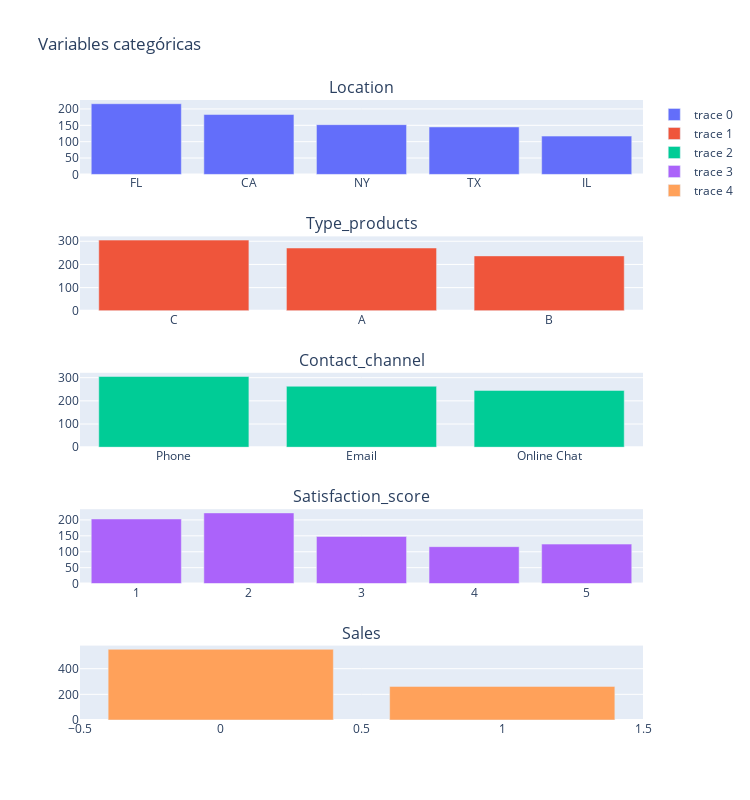

Notebook code for this chart:
### Markdown cell above
### Categorical data

### Code cell
categorical_columns = [
    'Location', 'Type_products', 'Contact_channel',
    'Satisfaction_score', 'Sales'
]
fig = make_subplots(rows=5, cols=1, subplot_titles=categorical_columns)
row, col = 1, 1
for column in categorical_columns:
    helper_funtions.dataviz_structure_categorical(column, fig, df, row, col)
    row += 1
fig.update_layout(height=800, width=750, title_text='Variables categóricas')
fig.show()

### Figure 1 — Plotly figure (JSON) as saved in the notebook; plotly's stock layout.template omitted (floating-point values rounded to 4 significant figures)
{"data": [{"type": "bar", "x": ["FL", "CA", "NY", "TX", "IL"], "xaxis": "x", "y": [216, 183, 152, 145, 117], "yaxis": "y"}, {"type": "bar", "x": ["C", "A", "B"], "xaxis": "x2", "y": [305, 271, 237], "yaxis": "y2"}, {"type": "bar", "x": ["Phone", "Email", "Online Chat"], "xaxis": "x3", "y": [305, 263, 245], "yaxis": "y3"}, {"type": "bar", "x": [2, 1, 3, 5, 4], "xaxis": "x4", "y": [222, 203, 148, 124, 116], "yaxis": "y4"}, {"type": "bar", "x": [0, 1], "xaxis": "x5", "y": [551, 262], "yaxis": "y5"}], "layout": {"annotations": [{"font": {"size": 16}, "showarrow": false, "text": "Location", "x": 0.5, "xanchor": "center", "xref": "paper", "y": 1, "yanchor": "bottom", "yref": "paper"}, {"font": {"size": 16}, "showarrow": false, "text": "Type_products", "x": 0.5, "xanchor": "center", "xref": "paper", "y": 0.78, "yanchor": "bottom", "yref": "paper"}, {"font": {"size": 16}, "showarrow": false, "text": "Contact_channel", "x": 0.5, "xanchor": "center", "xref": "paper", "y": 0.56, "yanchor": "bottom", "yref": "paper"}, {"font": {"size": 16}, "showarrow": false, "text": "Satisfaction_score", "x": 0.5, "xanchor": "center", "xref": "paper", "y": 0.34, "yanchor": "bottom", "yref": "paper"}, {"font": {"size": 16}, "showarrow": false, "text": "Sales", "x": 0.5, "xanchor": "center", "xref": "paper", "y": 0.12, "yanchor": "bottom", "yref": "paper"}], "height": 800, "title": {"text": "Variables categóricas"}, "width": 750, "xaxis": {"anchor": "y", "domain": [0, 1]}, "xaxis2": {"anchor": "y2", "domain": [0, 1]}, "xaxis3": {"anchor": "y3", "domain": [0, 1]}, "xaxis4": {"anchor": "y4", "domain": [0, 1]}, "xaxis5": {"anchor": "y5", "domain": [0, 1]}, "yaxis": {"anchor": "x", "domain": [0.88, 1]}, "yaxis2": {"anchor": "x2", "domain": [0.66, 0.78]}, "yaxis3": {"anchor": "x3", "domain": [0.44, 0.56]}, "yaxis4": {"anchor": "x4", "domain": [0.22, 0.34]}, "yaxis5": {"anchor": "x5", "domain": [0, 0.12]}}}
